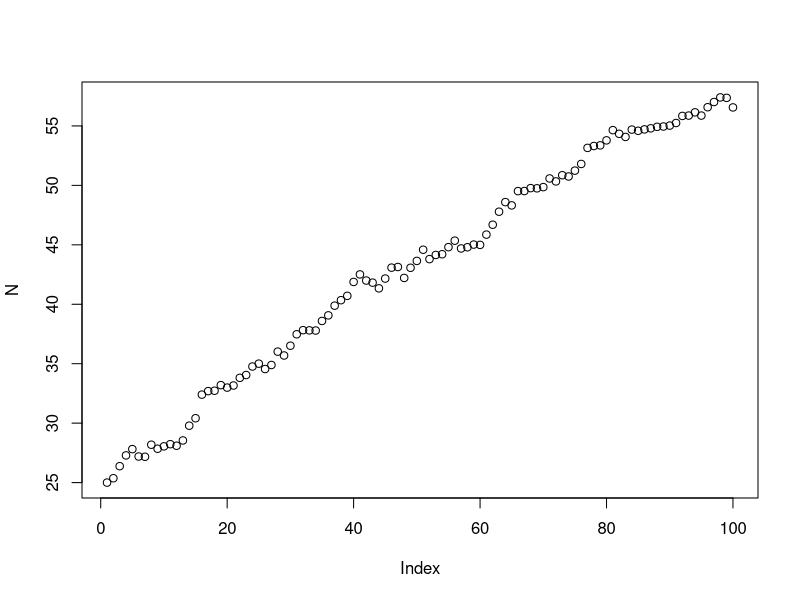
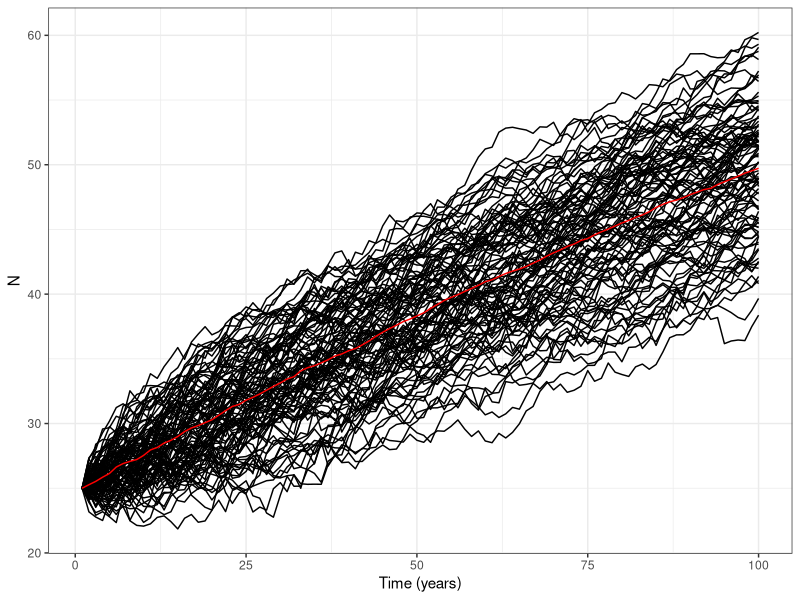

Write R code to recreate these figures, in order.
## ---- chunk 1
knitr::opts_chunk$set(echo = TRUE)
## ---- chunk 2
#numeric vector
my_vector <- vector(mode = "numeric", length = 100)
#logical vector
my_second_vector <- vector(mode = "logical", length = 20)
## ---- chunk 3
# length of my vector
length(my_vector)
length(my_second_vector)
## ---- chunk 4
#what's in my vactor?
class(my_vector)
class(my_second_vector)
## ---- chunk 5
# Using c to create a vector
my_vector <- c(1:50)

#What's the first element?
my_vector[1]

#What's the last element?
my_vector[-1]

# What's my seventh element 
my_vector[7]

#Select a range from a vector?
my_vector[3:7]
## ---- chunk 6
# Create a 10 X 10 matrix full of NA's
my_matrix <- matrix(data = 1:100, nrow = 20, ncol = 5)
## ---- chunk 7
#What are the dimensions

#The first output is the number of rows, the second value is the number of columns
dim(my_matrix)
## ---- chunk 8
#This means there are 100 elements (if to stretch it into a line, you see that there are 100 values)
length(my_matrix)
## ---- chunk 9
class(my_matrix)
## ---- chunk 10
#This goes to row two and gives all the elements (gives all the values in the second row)
my_matrix[2,]

# Index a column (extracting third column from the matrix)
my_matrix[,3]

# To index a given column in 8th row, column 3
my_matrix[8,3]

# Index and replace a value in row 8 column 3
my_matrix[8,3] <- 100000

# Replace an entire column
my_matrix[,5] <- 10
## ---- chunk 11
for (i in 1:10) {
  print(i)
}

for (i in 1:10) {
  print("Hello world!")
}
## ---- chunk 12
#Every time you run this, you will get 5 different values for the specified requirements outlined below
rnorm(n =5, mean = 10, sd = 2)
## ---- chunk 13
#Set up model parameters
K <- 100
nsteps <- 100
nu <- 0.4
sigma <- 1

# Set up the model objects
N <- vector(mode = "numeric", length = nsteps)
N[1] <- 25

#Model it
for(t in 2:nsteps){
  r <- rnorm(n=1, mean = nu, sd = sigma)
  N[t] <- N[t-1] + r * (1 - (N[t-1] /K))
}

# Visualize it
plot(N)

## ---- chunk 14
#Set up model parameters
K <- 100
nsteps <- 100
nu <- 0.4
sigma <- 1

# Set up the model objects
N <- matrix(data = NA, nrow = nsteps, ncol = 100)
N[1,] <- 25

#Model it
for(t in 2:nsteps){
  r <- rnorm(n=100, mean = nu, sd = sigma)
  N[t,] <- N[t-1,] + r * (1 - (N[t-1,] /K))
}

# Visualize it
#atplot(N, type = 1) isn't working
## ---- chunk 15
#load tidyverse
library(tidyverse)

#create data.frame
my_data <- as_tibble(N) %>% 
  mutate(time = 1:nsteps) %>% 
  gather(run, N, -time)

# Visualize it
ggplot(data = my_data, mapping = aes(x = time, y = N)) +
  geom_line(aes(group = run)) +
  stat_summary(geom = "line", fun = mean, color = 'red') +
  theme_bw() +
  labs(x = "Time (years)")
